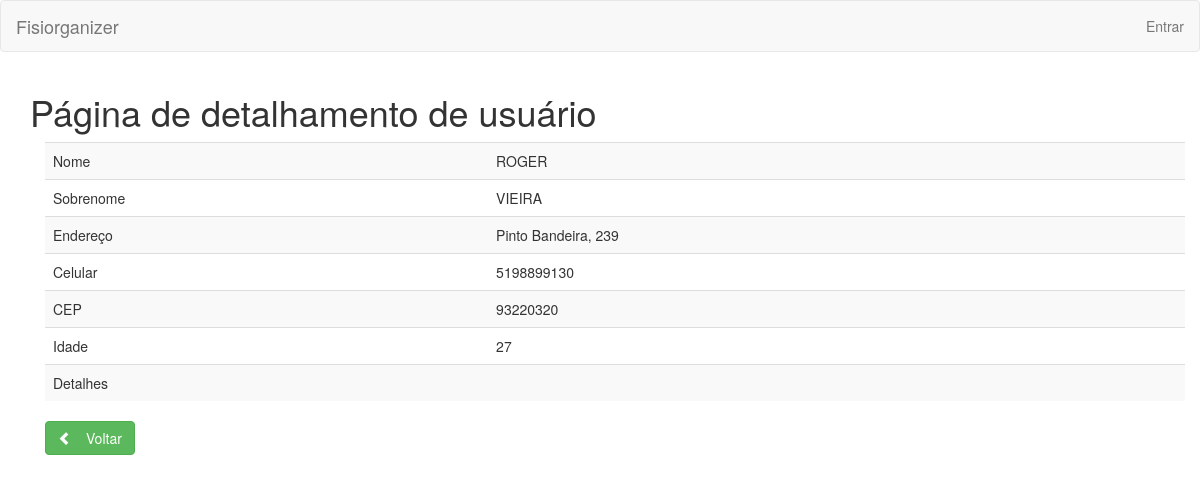
Page /customer/details/1 on the committed database.
### Fisiorganizer_SITE/models.py (models this page shows, shortened)
class Customer(models.Model):
    id = models.AutoField(primary_key=True)
    name = models.CharField(max_length=50, blank=False, default='')
    surname = models.CharField(max_length=150, blank=True)
    address = models.CharField(max_length=150, blank=True)
    city = models.CharField(max_length=25)
    cellphone = models.PositiveIntegerField(blank=False, null=False)
    CEP = models.PositiveIntegerField(blank=True, null=True)
    age = models.IntegerField(blank=False)
    details = models.TextField(max_length=500, blank=True)

### Fisiorganizer_SITE/views/customer_view.py (the view)
# urls.py: url(r'^customer/details/(?P<id>[0-9]{1})', customer_view.details, name='customer_details'),
def details(request, id):
    customer = get_object_or_404(Customer, id=id)
    dto = {
        'Nome': customer.name,
        'Sobrenome': customer.surname,
        'Endereço': customer.address,
        'Celular': customer.cellphone,
        'CEP': customer.CEP,
        'Idade': customer.age,
        'Detalhes': customer.details
    }
    return render(request, 'customer/customer_details.html', {'dto': dto.items()})

### Fisiorganizer_SITE/templates/customer/customer_details.html (shortened to what this page needs)
<!DOCTYPE html>
<html lang="en">
<body>
{% extends "header.html" %}
{% load widget_tweaks %}
{% load static %}
{% block content %}
<h1>Página de detalhamento de usuário</h1>
<div class="container">
    <table class="table table-striped">
        <tbody>
        {% for key, value in dto %}
        <tr>
            <td>
                {{ key }}
            </td>
            <td>
                {{ value }}
            </td>
        </tr>
        {% endfor %}
        </tbody>
    </table>
    <a href="javascript:history.go(-1)" class="btn btn-success" role="button">
        <span class="glyphicon glyphicon-chevron-left" aria-hidden="true">&nbsp;</span>Voltar
    </a>
</div>
{% endblock %}

### rows in the picture
Customer: dto "ROGER" "VIEIRA" "Pinto Bandeira, 239"

### other values in the picture
{{ key }} "Nome" "Sobrenome" "Endereço" "Celular" "CEP" "Idade" "Detalhes"
{{ value }} "5198899130" "93220320" "27"
